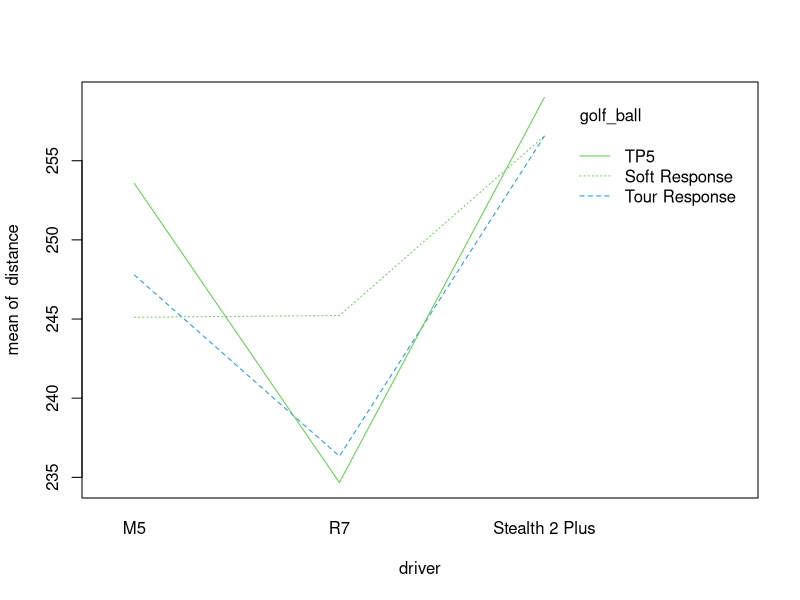
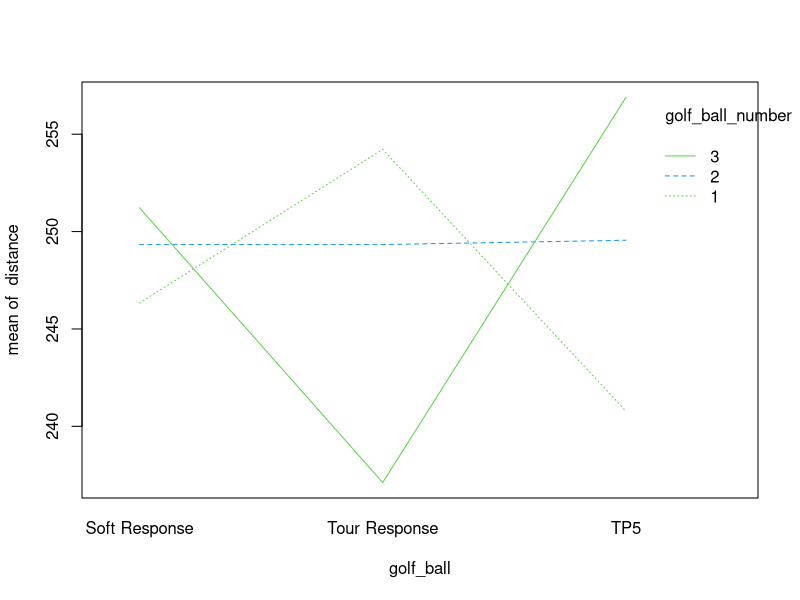
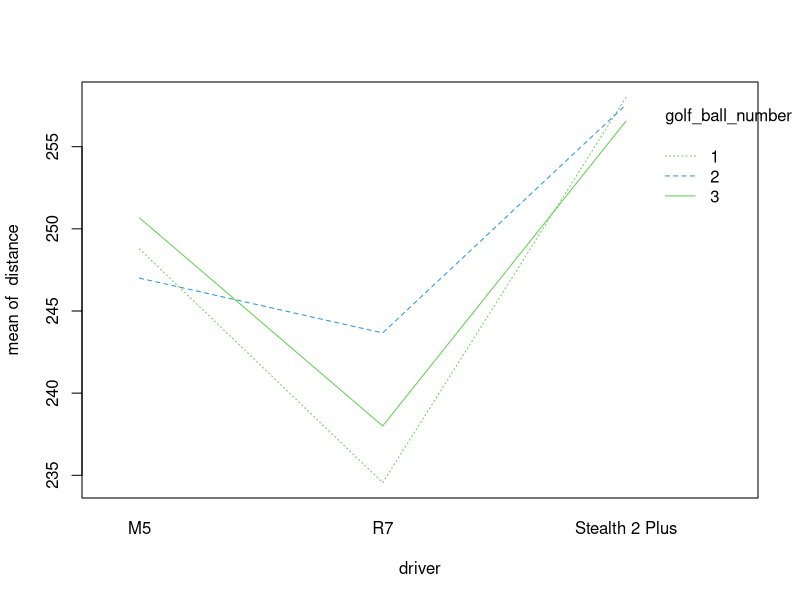

Reproduce these figures in R, in order.
library(car)

distance = c(245, 247, 241,
             248, 258, 249,
             247, 232, 240, 
             246, 212, 226,
             236, 240, 248,
             247, 234, 238,
             192, 249, 253,
             245, 249, 220,
             242, 227, 235,
             259, 248, 231,
             254, 243, 241,
             249, 244, 237,
             264, 265, 249,
             244, 255, 244,
             220, 231, 258,
             221, 249, 253,
             228, 264, 250,
             282, 260, 275,
             251, 240, 255,
             244, 252, 255,
             259, 276, 277,
             264, 287, 275,
             256, 256, 265,
             230, 224, 252, 
             241, 255, 254,
             260, 266, 264,
             261, 255, 275)

driver = as.factor(rep(c("R7", "M5", "Stealth 2 Plus"), each = 27))

golf_ball = as.factor(rep(c("Soft Response", "Tour Response", "TP5"), each = 9, times = 3))

golf_ball_number = as.factor(rep(c(1:3), times = 9, each = 3))

model = lm(distance~(driver + golf_ball)^2 + 
             (golf_ball_number + driver*golf_ball_number)%in%golf_ball)

interaction.plot(driver, golf_ball, distance, col = c(3,4))
interaction.plot(golf_ball, golf_ball_number, distance, col = c(3,4))
interaction.plot(driver, golf_ball_number, distance, col = c(3,4))


